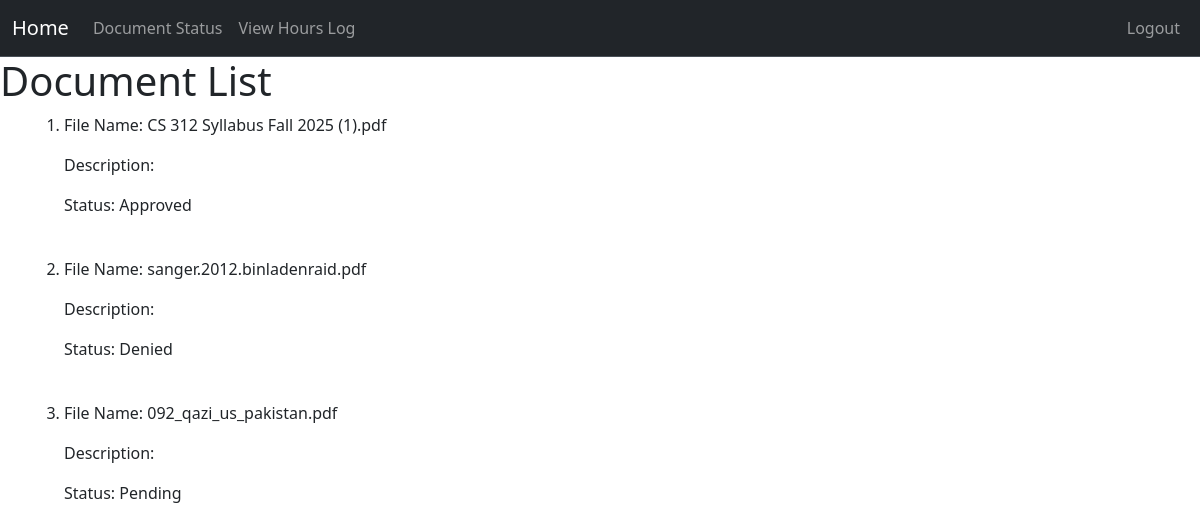
Before: /documents/status (signed in) with the older database file.
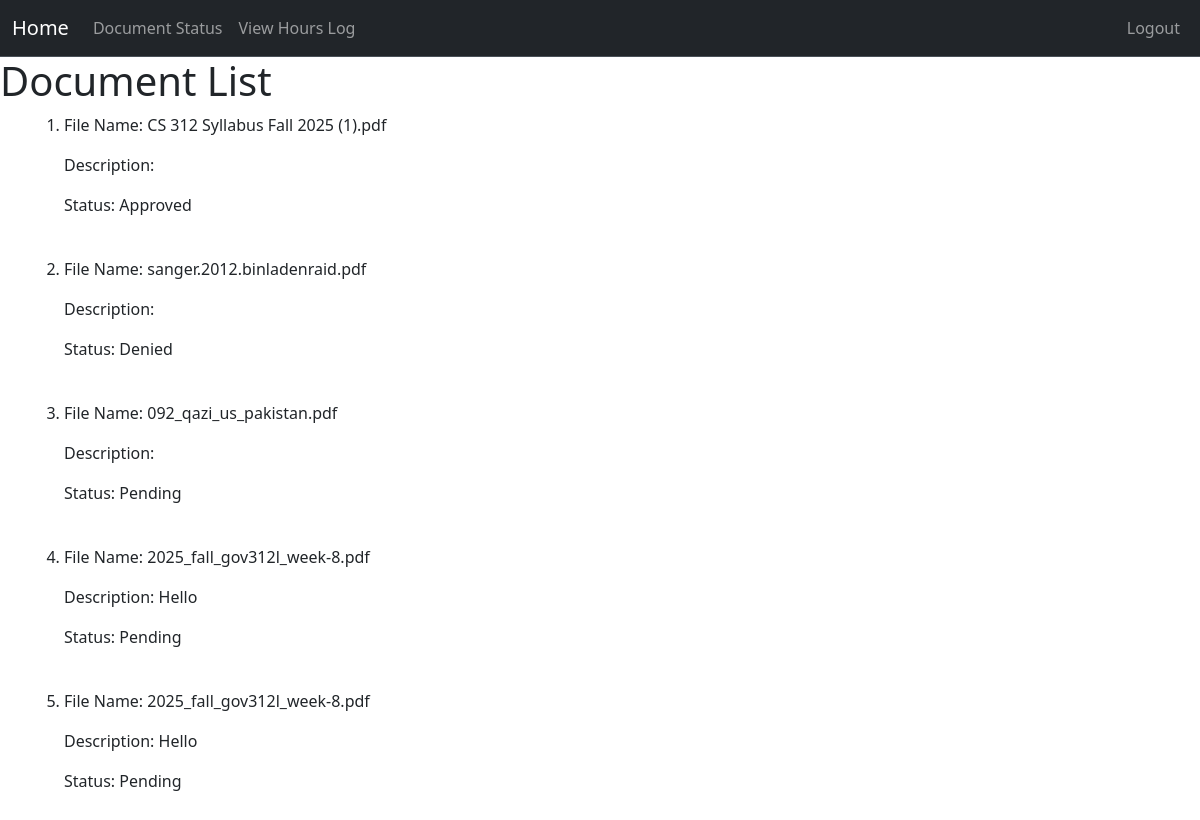
After: the same page with the newer database file.
### project/models.py (models this page shows, shortened)
class Document(db.Model):
    __tablename__ = 'documents'
    id: Mapped[int] = mapped_column(primary_key=True)
    filename: Mapped[str] = mapped_column()
    doctype: Mapped[str] = mapped_column()
    status: Mapped[str] = mapped_column(default=("Pending"))  # "pending", "approved", "denied"
    description: Mapped[str] = mapped_column(default="No description provided")
    user: Mapped["User"] = relationship("User", back_populates="documents")
    user_id: Mapped[int] = mapped_column(db.ForeignKey('users.id'), name="fk_documents_user_id")

### app.py (the view)
@app.route("/documents/status")
@login_required
@permission_required('volunteer')
def document_status():
    if current_user.role in ['volunteer', 'intern']:
        documents = Document.query.filter_by(user_id=current_user.id).all()
        return render_template("document_status_list.html", documents=documents, role=current_user.role)
    else:  # board or admin
        documents = Document.query.all()
        users = User.query.all()
        return render_template("document_status_list.html", documents=documents, users=users, role=current_user.role)

### project/models.py (called while the page is built)
@login_manager.user_loader
def load_user(user_id):
    return User.query.get(user_id)

### project/templates/document_status_list.html (shortened to what this page needs)
{% extends "base.html" %}
{% block content %}
<h1>Document List</h1>
    <ol>
        {% if role != "admin" and role != "board" %}
        <ol>
            {% for doc in current_user.documents %}
            <li>
                <p>File Name: {{ doc.filename }}</p>
                <p>Description: {{ doc.description }}</p>
                <p>Status: {{ doc.status }}</p>
                <br>
            </li>
            {% endfor %}
        </ol>
        {% endif %}
    </ol>
{% endblock %}

### project/templates/base.html (shortened to what this page needs)
<!DOCTYPE html>
<html>
  <head>
    <link href="https://cdn.jsdelivr.net/npm/bootstrap@5.3.8/dist/css/bootstrap.min.css" rel="stylesheet">
  </head>
  <body>
    <nav class="navbar navbar-expand bg-dark border-bottom border-body" data-bs-theme="dark">
      <div class="container-fluid d-flex">
        <a class="navbar-brand"
            href="{% if current_user.is_authenticated and current_user.role == 'admin' %}
              {{ url_for('admin_dashboard') }}
            {% elif current_user.is_authenticated and current_user.role == 'board' %}
              {{ url_for('board_dashboard') }}
            {% elif current_user.is_authenticated and current_user.role == 'volunteer' %}
                {{ url_for('volunteer_dashboard') }}
            {% elif current_user.is_authenticated and current_user.role == 'intern' %}
                {{ url_for('intern_dashboard') }}
            {% else %}
              {{ url_for('user_dashboard') }}
          {% endif %}">
          Home
        </a>
        <ul class="navbar-nav mb-2 mb-lg-0 d-flex flex-row">
          {% if current_user.is_authenticated %}
          <li class="nav-item">
            <a class="nav-link" href="{{ url_for('document_status') }}">Document Status</a>
          </li>
          <li class="nav-item">
            <a class="nav-link"
            href="{{ url_for('hours_log') }}">
                View Hours Log </a>
          </li>
          {% endif %}
        </ul>
        {% if current_user.is_authenticated %}
        <ul class="navbar-nav ms-auto mb-2 mb-lg-0">
          <li class="nav-item">
            <a class="nav-link" href="{{url_for('logout')}}">Logout</a>
          </li>
        </ul>
        {% endif %}
      </div>
    </nav>
    {% block content %}
    {% endblock %}
  </body>
</html>

Changed rows visible on the page:
added Document: filename "2025_fall_gov312l_week-8.pdf", description "Hello", status "Pending"
added Document: filename "2025_fall_gov312l_week-8.pdf", description "Hello", status "Pending"
